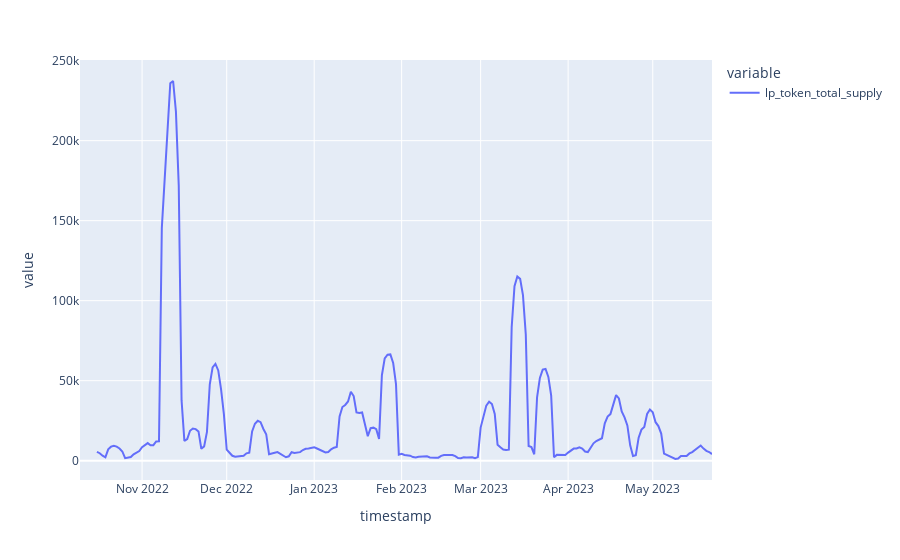

Here is the notebook cell this chart was saved with:
### Code cell
px.line(limited_df['lp_token_total_supply'].rolling(7).std())

### Figure 1 — Plotly figure (JSON) as saved in the notebook; plotly's stock layout.template omitted (floating-point values rounded to 4 significant figures; data arrays with more than 128 entries replaced by an {"elided": "..."} marker saying what was removed)
{"data": [{"hovertemplate": "variable=lp_token_total_supply<br>timestamp=%{x}<br>value=%{y}<extra></extra>", "legendgroup": "lp_token_total_supply", "line": {"color": "#636efa", "dash": "solid"}, "marker": {"symbol": "circle"}, "mode": "lines", "name": "lp_token_total_supply", "orientation": "v", "showlegend": true, "type": "scatter", "x": {"elided": "223 str values"}, "xaxis": "x", "y": {"elided": "223 float values"}, "yaxis": "y"}], "layout": {"legend": {"title": {"text": "variable"}, "tracegroupgap": 0}, "margin": {"t": 60}, "xaxis": {"anchor": "y", "domain": [0, 1], "title": {"text": "timestamp"}}, "yaxis": {"anchor": "x", "domain": [0, 1], "title": {"text": "value"}}}}
